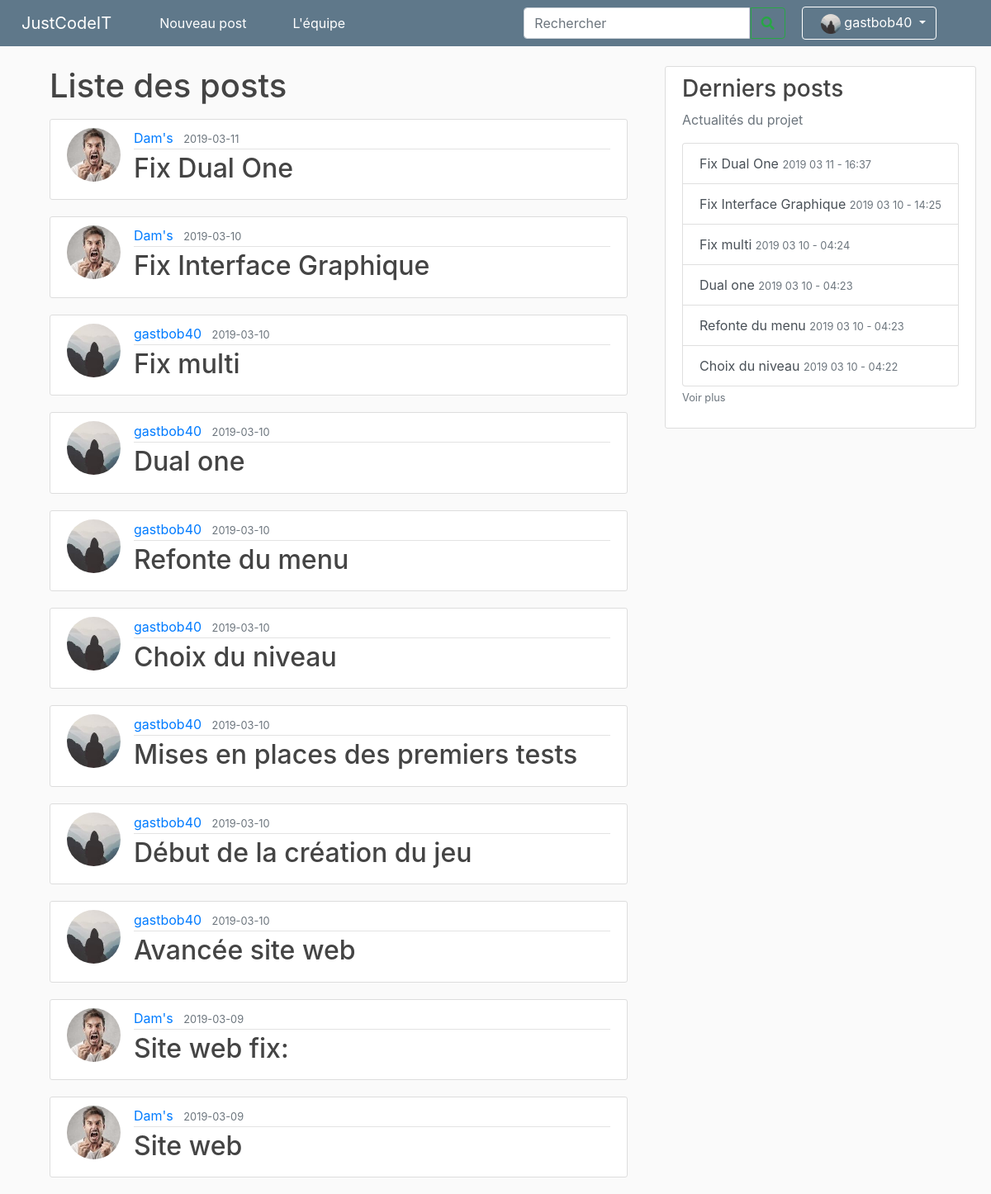
/posts (signed in), run on the app's committed database.
### site_jci/models.py (models this page shows, shortened)
class User(db.Model, UserMixin):
    id = db.Column(db.Integer, primary_key=True)
    username = db.Column(db.String(20), unique=True, nullable=False)
    password = db.Column(db.String(60), nullable=False)
    image_file = db.Column(db.String(20), nullable=False, default='default.jpg')
    permission = db.Column(db.String(40), nullable=False)
    posts = db.relationship('Post', backref='author', lazy=True)

class Post(db.Model):
    id = db.Column(db.Integer, primary_key=True)
    title = db.Column(db.String(100), nullable=False)
    date_posted = db.Column(db.DateTime, nullable=False, default=datetime.utcnow)
    content = db.Column(db.Text, nullable=False)
    user_id = db.Column(db.Integer, db.ForeignKey('user.id'), nullable=False)

### site_jci/routes.py (the view)
@app.route("/posts")
def list_posts():
    posts = db.session.query(Post).all()
    return render_template("posts.html", posts=posts)

### site_jci/models.py (called while the page is built)
@login_manager.user_loader
def load_user(user_id):
    return User.query.get(int(user_id))

### site_jci/routes.py (called while the page is built)
@app.context_processor
def context_processor():
    posts = db.session.query(Post).all()
    if current_user.is_authenticated:
        image_file = url_for('static', filename='profile_pics/' + current_user.image_file)
        return dict(posts=posts, image_file_user=image_file)
    return dict(posts=posts)

### site_jci/templates/posts.html
{% extends "layout.html" %}
{% block content %}
<main role="main" class="container">
    <h1 class="mb-3">Liste des posts</h1>
    {% for post in posts|sort(attribute='date_posted', reverse = True) %}
    <article class="media content-section">
        <img class="rounded-circle article-img" src="{{ url_for('static', filename='profile_pics/' + post.author.image_file) }}">
        <div class="media-body">
            <div class="article-metadata">
                <a class="mr-2" href="{{ url_for('user_posts', username=post.author.username) }}">{{
                    post.author.username }}</a>
                <small class="text-muted">{{ post.date_posted.strftime('%Y-%m-%d') }}</small>
            </div>
            <h2><a class="article-title" href="{{ url_for('post', post_id=post.id) }}">{{ post.title }}</a></h2>
        </div>
    </article>
    {% endfor %}
</main>
{% endblock content %}

### site_jci/templates/layout.html (shortened to what this page needs)
<!DOCTYPE html>
<html lang="en">
<head>
    <link rel="stylesheet" href="https://stackpath.bootstrapcdn.com/bootstrap/4.1.3/css/bootstrap.min.css"
>
    <link rel="stylesheet" type="text/css" href="{{ url_for('static', filename='main.css') }}">
    <link rel="stylesheet" href="https://cdnjs.cloudflare.com/ajax/libs/font-awesome/4.7.0/css/font-awesome.min.css">
    <link rel="stylesheet" href="https://use.fontawesome.com/releases/v5.7.2/css/all.css"
>
</head>
<body>
    <nav class="navbar navbar-expand-md navbar-dark bg-steel fixed-top">
        <a class="navbar-brand" style="margin:0 50px 0 10px" href="{{ url_for('homePage') }}">JustCodeIT</a>
        <div class="navbar-collapse collapse" id="navbarsExample04" style="">
            <ul class="navbar-nav mr-auto">
                {% if current_user.is_authenticated %}
                <li class="nav-item active rm-lt">
                    <a class="nav-link" href="{{ url_for('new_post') }}">Nouveau post</a>
                </li>
                <li class="nav-item active rm-lt" style="padding: 20px 20px 20px 20px; "></li>
                {% endif %}
                <li class="nav-item active rm-lt">
                    <a class="nav-link" href="{{ url_for('membersPage') }}">L'équipe</a>
                </li>
            </ul>
            <form class="form-inline my-2 my-md-0">
                <div class="" style="">
                    <input class="form-control " type="search" placeholder="Rechercher" aria-label="Search4"
                        style=" border-top-right-radius:0;border-bottom-right-radius:0">
                    <button class="btn btn-outline-success rm-lt" type="" style="margin-left:
                            -4px;border-bottom-left-radius: 0%;border-top-left-radius:0 "><i
                            class="fa fa-search"></i></button>
                </div>
                <div class="navbar-nav rm-lt">
                    {% if current_user.is_authenticated %}
                    <li class="nav-item dropdown" style="margin-right:50px;">
                        <a class="btn btn-dark dropdown-toggle "
                            style="margin-left:20px; background-color:#5f788a ;border-color: white" href="#"
                            id="navbarDropdown" role="button" data-toggle="dropdown" aria-haspopup="true"
                            aria-expanded="false">
                            <img class="rounded-circle account-img" src="{{ image_file_user }}"
                                style="width: 2vw; height: 2vw; margin: 0px 0px 0px 10px">
                            {{ current_user.username }}
                            {% endif %}
                        </a>
                        {% if current_user.is_authenticated %}
                    </li>
                    {% else %}
                    <a class="nav-item nav-link" style="margin-left:50px;" href="{{ url_for('login') }}">Se
                        connecter</a>
                    {% endif %}
                </div>
            </form>
        </div>
    </nav>
    <main role="main" class="container ">
        <div class="row">
            <div class="col-md-8">
                {% block content %}{% endblock %}
            </div>
            <div class="col-md-4">
                <div class="content-section info-list">
                    <h3>Derniers posts</h3>
                    <p class='text-muted'>Actualités du projet
                        <div class="list-group">
                            {% for post in posts|sort(attribute='date_posted', reverse = True) %}
                            {% if loop.index <= 6 %} <a href="/post/{{ post.id }}"
                                class="list-group-item list-group-item-action">{{
                                post.title
                                }} <small
                                    class="text-muted">{{ post.date_posted.strftime('%Y %m %d - %H:%M') }}</small></a>
                            {% endif %}
                            {% endfor %}
                        </div>
                        <a class="text-muted" href="{{ url_for('list_posts') }}"><small>Voir plus</small></smal></a>
                    </p>
                </div>
            </div>
        </div>
    </main>
</html>

### site_jci/static/main.css (style rules this page uses)
body { background: #fafafa; color: #333333; margin-top: 5rem; }
h1, h2, h3, h4, h5, h6 { color: #444444; }
.bg-steel { background-color: #5f788a; }
.content-section { background: #ffffff; padding: 10px 20px; border: 1px solid #dddddd; border-radius: 3px; margin-bottom: 20px; }
.article-title { color: #444444; }
.article-img { height: 65px; width: 65px; margin-right: 16px; }
.article-metadata { padding-bottom: 1px; margin-bottom: 4px; border-bottom: 1px solid #e3e3e3 }
.account-img { height: 125px; width: 125px; margin-right: 20px; margin-bottom: 16px; }
.info-list { position: fixed; }

### data on the page
User: username "gastbob40"
Post: image_file (picture), author.username "Dam's", date_posted "2019-03-11", title "Fix Dual One", date_posted "2019 03 11 - 16:37"
Post: image_file (picture), author.username "Dam's", date_posted "2019-03-10", title "Fix Interface Graphique", date_posted "2019 03 10 - 14:25"
Post: image_file (placeholder picture), author.username "gastbob40", date_posted "2019-03-10", title "Fix multi", date_posted "2019 03 10 - 04:24"
Post: image_file (placeholder picture), author.username "gastbob40", date_posted "2019-03-10", title "Dual one", date_posted "2019 03 10 - 04:23"
Post: image_file (placeholder picture), author.username "gastbob40", date_posted "2019-03-10", title "Refonte du menu", date_posted "2019 03 10 - 04:23"
Post: image_file (placeholder picture), author.username "gastbob40", date_posted "2019-03-10", title "Choix du niveau", date_posted "2019 03 10 - 04:22"
Post: image_file (placeholder picture), author.username "gastbob40", date_posted "2019-03-10", title "Mises en places des premiers tests"
Post: image_file (placeholder picture), author.username "gastbob40", date_posted "2019-03-10", title "Début de la création du jeu"
Post: image_file (placeholder picture), author.username "gastbob40", date_posted "2019-03-10", title "Avancée site web"
Post: image_file (picture), author.username "Dam's", date_posted "2019-03-09", title "Site web fix:"
Post: image_file (picture), author.username "Dam's", date_posted "2019-03-09", title "Site web"
